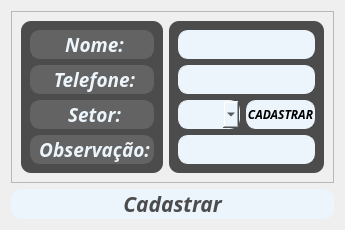
                      <widget class="QWidget" name="CAD_1">
                       <layout class="QVBoxLayout" name="verticalLayout_26">
                        <item>
                         <widget class="QFrame" name="frame_29">
                          <property name="frameShape">
                           <enum>QFrame::StyledPanel</enum>
                          </property>
                          <property name="frameShadow">
                           <enum>QFrame::Raised</enum>
                          </property>
                          <layout class="QHBoxLayout" name="horizontalLayout_18">
                           <item>
                            <widget class="QFrame" name="frame_8">
                             <property name="styleSheet">
                              <string notr="true">background-color: rgb(76, 76, 76);
border-radius: 10px;
border: none;</string>
                             </property>
                             <property name="frameShape">
                              <enum>QFrame::StyledPanel</enum>
                             </property>
                             <property name="frameShadow">
                              <enum>QFrame::Raised</enum>
                             </property>
                             <layout class="QVBoxLayout" name="verticalLayout_9">
                              <item>
                               <widget class="QLabel" name="label_12">
                                <property name="sizePolicy">
                                 <sizepolicy hsizetype="Preferred" vsizetype="Minimum">
                                  <horstretch>0</horstretch>
                                  <verstretch>0</verstretch>
                                 </sizepolicy>
                                </property>
                                <property name="maximumSize">
                                 <size>
                                  <width>16777215</width>
                                  <height>30</height>
                                 </size>
                                </property>
                                <property name="font">
                                 <font>
                                  <family>Source Code Pro</family>
                                  <pointsize>14</pointsize>
                                  <weight>75</weight>
                                  <italic>true</italic>
                                  <bold>true</bold>
                                 </font>
                                </property>
                                <property name="styleSheet">
                                 <string notr="true">color: rgb(237, 245, 252);
border-color: rgb(99, 99, 99);
border-radius: 10px;
border-style: solid;
border-width: 1px;
background-color: rgb(99, 99, 99);</string>
                                </property>
                                <property name="text">
                                 <string>&lt;html&gt;&lt;head/&gt;&lt;body&gt;&lt;p align=&quot;center&quot;&gt;Nome:&lt;/p&gt;&lt;/body&gt;&lt;/html&gt;</string>
                                </property>
                               </widget>
                              </item>
                              <item>
                               <widget class="QLabel" name="label_13">
                                <property name="maximumSize">
                                 <size>
                                  <width>16777215</width>
                                  <height>30</height>
                                 </size>
                                </property>
                                <property name="font">
                                 <font>
                                  <family>Source Code Pro</family>
                                  <pointsize>14</pointsize>
                                  <weight>75</weight>
                                  <italic>true</italic>
                                  <bold>true</bold>
                                 </font>
                                </property>
                                <property name="styleSheet">
                                 <string notr="true">color: rgb(237, 245, 252);
border-color: rgb(99, 99, 99);
border-radius: 10px;
border-style: solid;
border-width: 1px;
background-color: rgb(99, 99, 99);</string>
                                </property>
                                <property name="text">
                                 <string>&lt;html&gt;&lt;head/&gt;&lt;body&gt;&lt;p align=&quot;center&quot;&gt;Telefone:&lt;/p&gt;&lt;/body&gt;&lt;/html&gt;</string>
                                </property>
                               </widget>
                              </item>
                              <item>
                               <widget class="QLabel" name="label_14">
                                <property name="maximumSize">
                                 <size>
                                  <width>16777215</width>
                                  <height>30</height>
                                 </size>
                                </property>
                                <property name="font">
                                 <font>
                                  <family>Source Code Pro</family>
                                  <pointsize>14</pointsize>
                                  <weight>75</weight>
                                  <italic>true</italic>
                                  <bold>true</bold>
                                 </font>
                                </property>
                                <property name="styleSheet">
                                 <string notr="true">color: rgb(237, 245, 252);
border-color: rgb(99, 99, 99);
border-radius: 10px;
border-style: solid;
border-width: 1px;
background-color: rgb(99, 99, 99);</string>
                                </property>
                                <property name="text">
                                 <string>&lt;html&gt;&lt;head/&gt;&lt;body&gt;&lt;p align=&quot;center&quot;&gt;Setor:&lt;/p&gt;&lt;/body&gt;&lt;/html&gt;</string>
                                </property>
                               </widget>
                              </item>
                              <item>
                               <widget class="QLabel" name="label_15">
                                <property name="maximumSize">
                                 <size>
                                  <width>16777215</width>
                                  <height>30</height>
                                 </size>
                                </property>
                                <property name="font">
                                 <font>
                                  <family>Source Code Pro</family>
                                  <pointsize>14</pointsize>
                                  <weight>75</weight>
                                  <italic>true</italic>
                                  <bold>true</bold>
                                 </font>
                                </property>
                                <property name="styleSheet">
                                 <string notr="true">color: rgb(237, 245, 252);
border-color: rgb(99, 99, 99);
border-radius: 10px;
border-style: solid;
border-width: 1px;
background-color: rgb(99, 99, 99);</string>
                                </property>
                                <property name="text">
                                 <string>&lt;html&gt;&lt;head/&gt;&lt;body&gt;&lt;p align=&quot;center&quot;&gt;Observação:&lt;/p&gt;&lt;/body&gt;&lt;/html&gt;</string>
                                </property>
                               </widget>
                              </item>
                             </layout>
                            </widget>
                           </item>
                           <item>
                            <widget class="QFrame" name="frame_7">
                             <property name="sizePolicy">
                              <sizepolicy hsizetype="Expanding" vsizetype="Preferred">
                               <horstretch>0</horstretch>
                               <verstretch>0</verstretch>
                              </sizepolicy>
                             </property>
                             <property name="styleSheet">
                              <string notr="true">background-color: rgb(76, 76, 76);
border-radius: 10px;
border: none;</string>
                             </property>
                             <property name="frameShape">
                              <enum>QFrame::StyledPanel</enum>
                             </property>
                             <property name="frameShadow">
                              <enum>QFrame::Raised</enum>
                             </property>
                             <layout class="QVBoxLayout" name="verticalLayout_10">
                              <item>
                               <widget class="QLineEdit" name="lineEdit">
                                <property name="sizePolicy">
                                 <sizepolicy hsizetype="Expanding" vsizetype="Minimum">
                                  <horstretch>0</horstretch>
                                  <verstretch>0</verstretch>
                                 </sizepolicy>
                                </property>
                                <property name="minimumSize">
                                 <size>
                                  <width>0</width>
                                  <height>0</height>
                                 </size>
                                </property>
                                <property name="maximumSize">
                                 <size>
                                  <width>16777215</width>
                                  <height>30</height>
                                 </size>
                                </property>
                                <property name="styleSheet">
                                 <string notr="true">background-color: rgb(237, 245, 252);
border-style: solid;
border-width: 1px;
border-color: rgb(237, 245, 252);
</string>
                                </property>
                               </widget>
                              </item>
                              <item>
                               <widget class="QLineEdit" name="lineEdit_2">
                                <property name="sizePolicy">
                                 <sizepolicy hsizetype="Expanding" vsizetype="Minimum">
                                  <horstretch>0</horstretch>
                                  <verstretch>0</verstretch>
                                 </sizepolicy>
                                </property>
                                <property name="maximumSize">
                                 <size>
                                  <width>16777215</width>
                                  <height>30</height>
                                 </size>
                                </property>
                                <property name="styleSheet">
                                 <string notr="true">background-color: rgb(237, 245, 252);
border-style: solid;
border-width: 1px;
border-color: rgb(237, 245, 252);
</string>
                                </property>
                               </widget>
                              </item>
                              <item>
                               <layout class="QHBoxLayout" name="horizontalLayout_16">
                                <item>
                                 <widget class="QComboBox" name="comboBox">
                                  <property name="sizePolicy">
                                   <sizepolicy hsizetype="Expanding" vsizetype="Minimum">
                                    <horstretch>0</horstretch>
                                    <verstretch>0</verstretch>
                                   </sizepolicy>
                                  </property>
                                  <property name="maximumSize">
                                   <size>
                                    <width>16777215</width>
                                    <height>30</height>
                                   </size>
                                  </property>
                                  <property name="styleSheet">
                                   <string notr="true">background-color: rgb(237, 245, 252);
border-style: solid;
border-width: 1px;
border-color: rgb(237, 245, 252);</string>
                                  </property>
                                 </widget>
                                </item>
                                <item>
                                 <widget class="QPushButton" name="pushButton_3">
                                  <property name="sizePolicy">
                                   <sizepolicy hsizetype="Minimum" vsizetype="Minimum">
                                    <horstretch>0</horstretch>
                                    <verstretch>0</verstretch>
                                   </sizepolicy>
                                  </property>
                                  <property name="maximumSize">
                                   <size>
                                    <width>16777215</width>
                                    <height>30</height>
                                   </size>
                                  </property>
                                  <property name="font">
                                   <font>
                                    <family>Source Sans Pro Black</family>
                                    <weight>75</weight>
                                    <italic>true</italic>
                                    <bold>true</bold>
                                   </font>
                                  </property>
                                  <property name="styleSheet">
                                   <string notr="true">background-color: rgb(237, 245, 252);
border-style: solid;
border-width: 1px;
border-color: rgb(237, 245, 252);
</string>
                                  </property>
                                  <property name="text">
                                   <string>CADASTRAR</string>
                                  </property>
                                 </widget>
                                </item>
                               </layout>
                              </item>
                              <item>
                               <widget class="QLineEdit" name="lineEdit_3">
                                <property name="sizePolicy">
                                 <sizepolicy hsizetype="Expanding" vsizetype="Minimum">
                                  <horstretch>0</horstretch>
                                  <verstretch>0</verstretch>
                                 </sizepolicy>
                                </property>
                                <property name="maximumSize">
                                 <size>
                                  <width>16777215</width>
                                  <height>30</height>
                                 </size>
                                </property>
                                <property name="styleSheet">
                                 <string notr="true">background-color: rgb(237, 245, 252);
border-style: solid;
border-width: 1px;
border-color: rgb(237, 245, 252);
</string>
                                </property>
                               </widget>
                              </item>
                             </layout>
                            </widget>
                           </item>
                          </layout>
                         </widget>
                        </item>
                        <item>
                         <widget class="QPushButton" name="pushButton">
                          <property name="sizePolicy">
                           <sizepolicy hsizetype="Minimum" vsizetype="Maximum">
                            <horstretch>0</horstretch>
                            <verstretch>0</verstretch>
                           </sizepolicy>
                          </property>
                          <property name="maximumSize">
                           <size>
                            <width>16777215</width>
                            <height>40</height>
                           </size>
                          </property>
                          <property name="font">
                           <font>
                            <family>Source Code Pro Black</family>
                            <pointsize>16</pointsize>
                            <weight>75</weight>
                            <italic>true</italic>
                            <bold>true</bold>
                           </font>
                          </property>
                          <property name="styleSheet">
                           <string notr="true">background-color: rgb(237, 245, 252);
border-radius: 10px;
color: rgb(76, 76, 76);</string>
                          </property>
                          <property name="text">
                           <string>Cadastrar</string>
                          </property>
                         </widget>
                        </item>
                       </layout>
                      </widget>
